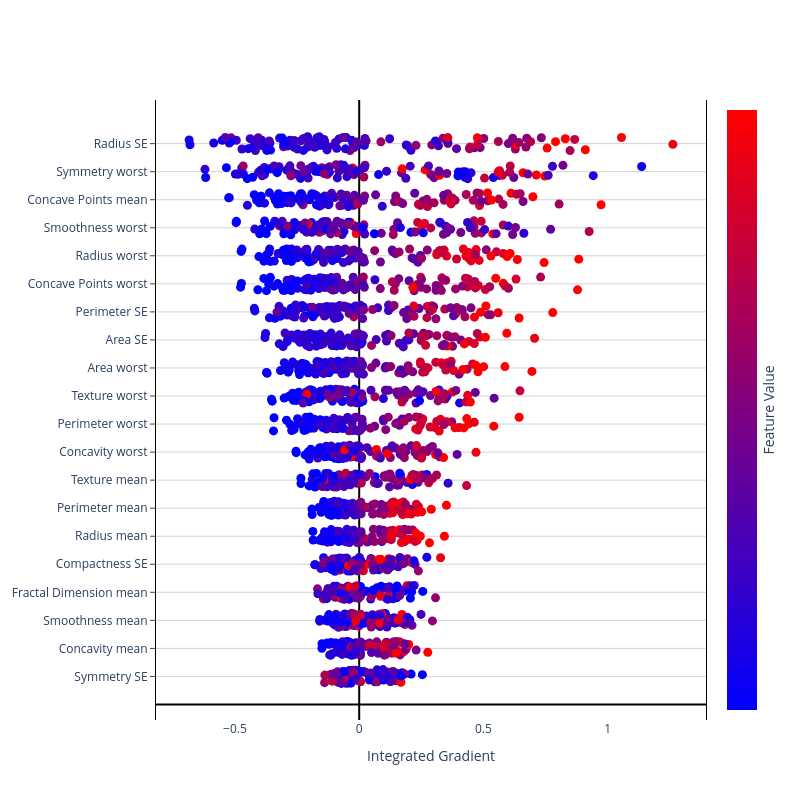

The code cell stored with this chart in its notebook:
### Code cell
import plotly.graph_objects as go
import plotly.express as px
import numpy as np

features = svm_set_ranks[selected_run].features
df_X_test = pd.DataFrame(X_test[:,features],columns = IGtable.columns)
N = len(IGtable)

fig = go.Figure()
fig.update_layout(
    plot_bgcolor='white',
    autosize=False,
    width=800,
    height=800,
    coloraxis = {'colorscale':'Bluered'},
    xaxis_title = "Integrated Gradient",
)

fig.update_xaxes(
    zeroline=True,
    zerolinecolor="black",
    )
    
fig.update_yaxes(
    zeroline=True,
    zerolinecolor="black",
    mirror=True,
    ticks='outside',
    showline=True,
    linecolor='black',
    gridcolor='lightgrey'
)

feature_order = np.argsort(np.sum(abs(IG),axis=0))

y_val = 1
for f in feature_order:
    fig.add_trace(go.Scatter(
        x = IGtable.iloc[:,f], 
        y = y_val + np.random.rand(N)*0.5 - 0.25,
        mode = 'markers',
        marker = dict(size=9,
                      color = df_X_test.iloc[:,f],
                      coloraxis = "coloraxis",
                     ),
        name=IGtable.columns[f],
    ))
    y_val += 1


fig.update_layout(showlegend=False, coloraxis_showscale=True)
fig.update_coloraxes(colorbar_showticklabels=False,
                    colorbar_title=dict(text="Feature Value",side = "right"),
                    cmin = -1, cmax = 2)
fig.update_yaxes(tickvals=[i for i in range(1,IGtable.shape[1]+1)], ticktext=IGtable.columns[feature_order])
fig.show()
